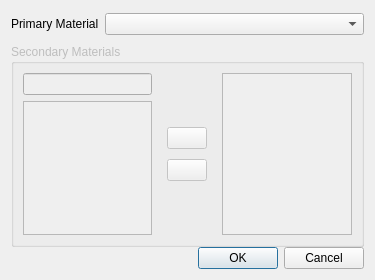
<?xml version="1.0" encoding="UTF-8"?>
<ui version="4.0">
 <class>MaterialsSelectorDialog</class>
 <widget class="QDialog" name="MaterialsSelectorDialog">
  <property name="geometry">
   <rect>
    <x>0</x>
    <y>0</y>
    <width>375</width>
    <height>280</height>
   </rect>
  </property>
  <property name="windowTitle">
   <string>Multiphase Materials</string>
  </property>
  <layout class="QVBoxLayout" name="verticalLayout_3">
   <property name="spacing">
    <number>0</number>
   </property>
   <property name="topMargin">
    <number>4</number>
   </property>
   <item>
    <widget class="QWidget" name="widget_4" native="true">
     <layout class="QFormLayout" name="formLayout">
      <property name="leftMargin">
       <number>0</number>
      </property>
      <property name="rightMargin">
       <number>0</number>
      </property>
      <item row="0" column="0">
       <widget class="QLabel" name="label">
        <property name="text">
         <string>Primary Material</string>
        </property>
       </widget>
      </item>
      <item row="0" column="1">
       <widget class="QComboBox" name="primary"/>
      </item>
     </layout>
    </widget>
   </item>
   <item>
    <widget class="QGroupBox" name="secondariesSelector">
     <property name="enabled">
      <bool>false</bool>
     </property>
     <property name="title">
      <string>Secondary Materials</string>
     </property>
     <layout class="QHBoxLayout" name="horizontalLayout_2">
      <item>
       <widget class="QWidget" name="widget" native="true">
        <layout class="QVBoxLayout" name="verticalLayout">
         <property name="leftMargin">
          <number>0</number>
         </property>
         <property name="topMargin">
          <number>0</number>
         </property>
         <property name="rightMargin">
          <number>0</number>
         </property>
         <property name="bottomMargin">
          <number>0</number>
         </property>
         <item>
          <widget class="QLineEdit" name="filter"/>
         </item>
         <item>
          <widget class="QListWidget" name="list">
           <property name="selectionMode">
            <enum>QAbstractItemView::MultiSelection</enum>
           </property>
          </widget>
         </item>
        </layout>
       </widget>
      </item>
      <item>
       <widget class="QWidget" name="widget_2" native="true">
        <layout class="QVBoxLayout" name="verticalLayout_2">
         <property name="spacing">
          <number>10</number>
         </property>
         <item>
          <spacer name="verticalSpacer">
           <property name="orientation">
            <enum>Qt::Vertical</enum>
           </property>
           <property name="sizeHint" stdset="0">
            <size>
             <width>20</width>
             <height>53</height>
            </size>
           </property>
          </spacer>
         </item>
         <item>
          <widget class="QPushButton" name="add">
           <property name="text">
            <string/>
           </property>
           <property name="icon">
            <iconset resource="../../../resource.qrc">
             <normaloff>:/icons/caret-forward.svg</normaloff>:/icons/caret-forward.svg</iconset>
           </property>
          </widget>
         </item>
         <item>
          <widget class="QPushButton" name="remove">
           <property name="text">
            <string/>
           </property>
           <property name="icon">
            <iconset resource="../../../resource.qrc">
             <normaloff>:/icons/caret-back.svg</normaloff>:/icons/caret-back.svg</iconset>
           </property>
          </widget>
         </item>
         <item>
          <spacer name="verticalSpacer_2">
           <property name="orientation">
            <enum>Qt::Vertical</enum>
           </property>
           <property name="sizeHint" stdset="0">
            <size>
             <width>20</width>
             <height>53</height>
            </size>
           </property>
          </spacer>
         </item>
        </layout>
       </widget>
      </item>
      <item>
       <widget class="QListWidget" name="secondaries">
        <property name="selectionMode">
         <enum>QAbstractItemView::MultiSelection</enum>
        </property>
       </widget>
      </item>
     </layout>
    </widget>
   </item>
   <item>
    <widget class="QDialogButtonBox" name="buttonBox">
     <property name="orientation">
      <enum>Qt::Horizontal</enum>
     </property>
     <property name="standardButtons">
      <set>QDialogButtonBox::Cancel|QDialogButtonBox::Ok</set>
     </property>
    </widget>
   </item>
  </layout>
 </widget>
 <resources>
  <include location="../../../resource.qrc"/>
 </resources>
 <connections>
  <connection>
   <sender>buttonBox</sender>
   <signal>accepted()</signal>
   <receiver>MaterialsSelectorDialog</receiver>
   <slot>accept()</slot>
   <hints>
    <hint type="sourcelabel">
     <x>248</x>
     <y>254</y>
    </hint>
    <hint type="destinationlabel">
     <x>157</x>
     <y>274</y>
    </hint>
   </hints>
  </connection>
  <connection>
   <sender>buttonBox</sender>
   <signal>rejected()</signal>
   <receiver>MaterialsSelectorDialog</receiver>
   <slot>reject()</slot>
   <hints>
    <hint type="sourcelabel">
     <x>316</x>
     <y>260</y>
    </hint>
    <hint type="destinationlabel">
     <x>286</x>
     <y>274</y>
    </hint>
   </hints>
  </connection>
 </connections>
</ui>
